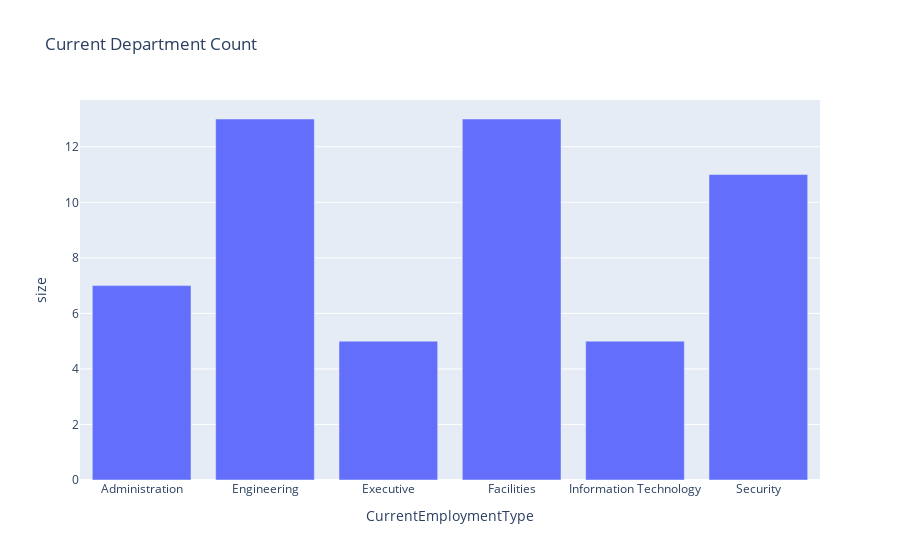

This figure's notebook cell:
### Markdown cell above
### Employee Records EDA

### Code cell
grouped_employment = employee_records_df.groupby(by=['CurrentEmploymentType'], as_index=False).size()
px.bar(grouped_employment, x='CurrentEmploymentType', y='size', title='Current Department Count')

### Figure 1 — Plotly figure (JSON) as saved in the notebook; plotly's stock layout.template omitted (floating-point values rounded to 4 significant figures)
{"data": [{"alignmentgroup": "True", "hovertemplate": "CurrentEmploymentType=%{x}<br>size=%{y}<extra></extra>", "legendgroup": "", "marker": {"color": "#636efa", "pattern": {"shape": ""}}, "name": "", "offsetgroup": "", "orientation": "v", "showlegend": false, "textposition": "auto", "type": "bar", "x": ["Administration", "Engineering", "Executive", "Facilities", "Information Technology", "Security"], "xaxis": "x", "y": [7, 13, 5, 13, 5, 11], "yaxis": "y"}], "layout": {"barmode": "relative", "legend": {"tracegroupgap": 0}, "title": {"text": "Current Department Count"}, "xaxis": {"anchor": "y", "domain": [0, 1], "title": {"text": "CurrentEmploymentType"}}, "yaxis": {"anchor": "x", "domain": [0, 1], "title": {"text": "size"}}}}
